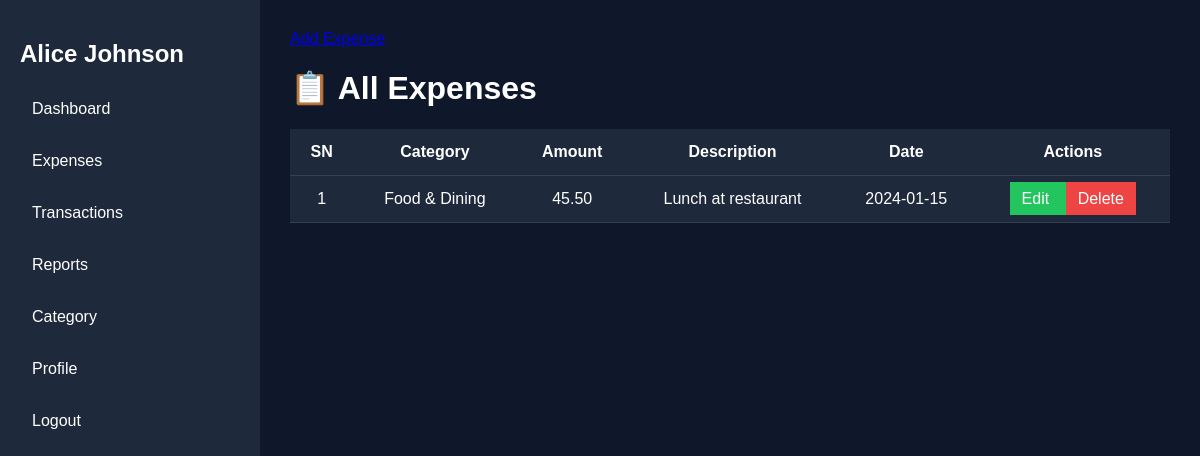
Screenshot of /view_expense.php (signed in) with the database file from the repository.
### tables this page shows
CREATE TABLE `expenses` (
  `expense_id` int(11) NOT NULL,
  `user_id` int(11) DEFAULT NULL,
  `category_id` int(11) DEFAULT NULL,
  `amount` decimal(10,2) DEFAULT NULL,
  `description` varchar(255) DEFAULT NULL,
  `expense_date` date DEFAULT NULL,
  `created_at` timestamp NULL DEFAULT current_timestamp(),
  `updated_at` timestamp NULL DEFAULT current_timestamp() ON UPDATE current_timestamp()
);

CREATE TABLE `categories` (
  `category_id` int(11) NOT NULL,
  `user_id` int(11) DEFAULT NULL,
  `category_name` varchar(255) DEFAULT NULL,
  `monthly_limit` decimal(10,2) DEFAULT NULL,
  `is_deleted` tinyint(1) NOT NULL DEFAULT 0
);

### view_expense.php (the view, shortened to what this page needs)
<?php
require_once '../config.php';
$user_id = $_SESSION['user_id'];
$stmt = $conn->prepare("
    SELECT
        e.*,
        c.category_name
    FROM expenses e
    JOIN categories c
    ON e.category_id = c.category_id
    WHERE e.user_id = ?
    ORDER BY expense_date DESC
");
$stmt->execute([$user_id]);
$expenses = $stmt->fetchAll(PDO::FETCH_ASSOC);
?>
<!DOCTYPE html>
<html>
<head>
    <link rel="stylesheet" href="expense.css">
</head>
<body>
<div class="wrapper">
<div class="sidebar">
    <h2>
        <?= htmlspecialchars($_SESSION['name']) ?>
    </h2>
    <a href="../dashboard.php">Dashboard</a>
    <a href="#">Expenses</a>
    <a href="../transaction_module/view_transaction.php">Transactions</a>
    <a href="../report/report.php">Reports</a>
    <a href="../category_management/index.php">Category</a>
    <a href="../profile/show_profile.php">Profile</a>
    <a href="../login/logout.php">Logout</a>
</div>
<div class="main">
<a href="add_expense.php">Add Expense</a>
<h1>📋 All Expenses</h1>
<table>
<tr>
    <th>SN</th>
    <th>Category</th>
    <th>Amount</th>
    <th>Description</th>
    <th>Date</th>
    <th>Actions</th>
</tr>
<?php $sn = 1; ?>
<?php foreach($expenses as $expense): ?>
<tr>
    <td><?= $sn++ ?></td>
    <td>
        <?= htmlspecialchars($expense['category_name']) ?>
    </td>
    <td>
        <?= number_format($expense['amount'],2) ?>
    </td>
    <td>
        <?= htmlspecialchars($expense['description']) ?>
    </td>
    <td>
        <?= $expense['expense_date'] ?>
    </td>
    <td>
        <a
            href="edit_expense.php?id=<?= $expense['expense_id'] ?>"
            class="edit-btn"
        >
            Edit
        </a>
        <a
            href="delete_expense.php?id=<?= $expense['expense_id'] ?>"
            class="delete-btn"
            onclick="return confirm('Delete expense?')"
        >
            Delete
        </a>
    </td>
</tr>
<?php endforeach; ?>
</table>
</div>
</div>
</body>
</html>

### expense.css (style rules this page uses)
body { margin:0; font-family:Arial; background:#0f172a; color:white; }
.wrapper { display:flex; }
.sidebar { width:220px; background:#1e293b; min-height:100vh; padding:20px; }
.sidebar a { display:block; color:white; text-decoration:none; padding:12px; margin-bottom:10px; }
.main { flex:1; padding:30px; }
table { width:100%; border-collapse:collapse; background:#1e293b; }
th,td { padding:14px; border-bottom:1px solid #334155; text-align:center; }
.edit-btn { background:#22c55e; color:white; padding:8px 12px; text-decoration:none; }
.delete-btn { background:#ef4444; color:white; padding:8px 12px; text-decoration:none; }

### rows the page displays
expenses: category.category_name "Food & Dining", amount "45.50", description "Lunch at restaurant", expense_date "2024-01-15"

### other values shown
$_SESSION['name'] "Alice Johnson"
